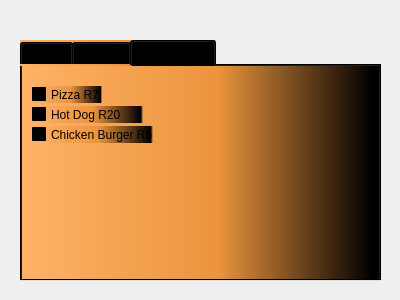
<?xml version="1.0" encoding="UTF-8"?>
<ui version="4.0">
 <class>Dialog</class>
 <widget class="QDialog" name="Dialog">
  <property name="geometry">
   <rect>
    <x>0</x>
    <y>0</y>
    <width>400</width>
    <height>300</height>
   </rect>
  </property>
  <property name="windowTitle">
   <string>Dialog</string>
  </property>
  <widget class="QTabWidget" name="tabWidget">
   <property name="geometry">
    <rect>
     <x>20</x>
     <y>40</y>
     <width>361</width>
     <height>241</height>
    </rect>
   </property>
   <property name="styleSheet">
    <string notr="true">background-color: qlineargradient(spread:pad, x1:0, y1:0, x2:1, y2:0, stop:0 rgba(255, 178, 102, 255), stop:0.55 rgba(235, 148, 61, 255), stop:0.98 rgba(0, 0, 0, 255), stop:1 rgba(0, 0, 0, 0));
font: 8pt &quot;Eras Demi ITC&quot;;</string>
   </property>
   <property name="currentIndex">
    <number>2</number>
   </property>
   <widget class="QWidget" name="tab">
    <attribute name="title">
     <string>Food</string>
    </attribute>
   </widget>
   <widget class="QWidget" name="tab_2">
    <attribute name="title">
     <string>Drinks</string>
    </attribute>
   </widget>
   <widget class="QWidget" name="tab_3">
    <attribute name="title">
     <string>Ice Creams</string>
    </attribute>
    <widget class="QCheckBox" name="checkBox">
     <property name="geometry">
      <rect>
       <x>10</x>
       <y>20</y>
       <width>70</width>
       <height>17</height>
      </rect>
     </property>
     <property name="text">
      <string>Pizza R70</string>
     </property>
    </widget>
    <widget class="QCheckBox" name="checkBox_2">
     <property name="geometry">
      <rect>
       <x>10</x>
       <y>40</y>
       <width>111</width>
       <height>17</height>
      </rect>
     </property>
     <property name="text">
      <string>Hot Dog R20</string>
     </property>
    </widget>
    <widget class="QCheckBox" name="checkBox_3">
     <property name="geometry">
      <rect>
       <x>10</x>
       <y>60</y>
       <width>121</width>
       <height>17</height>
      </rect>
     </property>
     <property name="text">
      <string>Chicken Burger R50</string>
     </property>
    </widget>
   </widget>
  </widget>
 </widget>
 <resources/>
 <connections/>
</ui>
